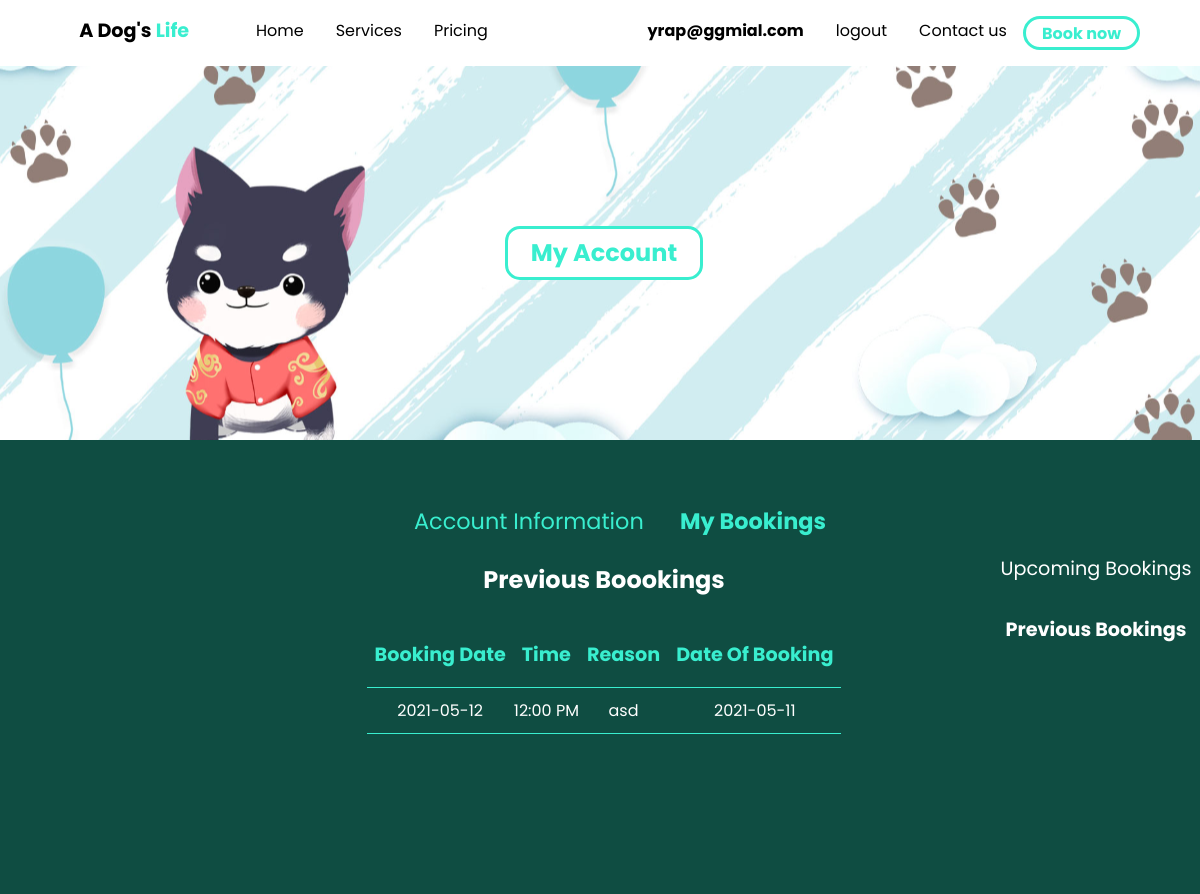
Page /php/account/prevBookings.php (signed in) on the committed database.
### tables this page shows
CREATE TABLE `booking` (
  `id` int(4) NOT NULL,
  `name` varchar(20) NOT NULL,
  `surname` varchar(20) NOT NULL,
  `email` varchar(20) NOT NULL,
  `Pnumber` varchar(12) NOT NULL,
  `bookedDate` date NOT NULL,
  `time` time NOT NULL,
  `reason` varchar(50) NOT NULL,
  `dateOfBooking` date DEFAULT NULL
);

### php/account/prevBookings.php (the view, shortened to what this page needs)
<?php
require_once("../../db/db_connect.php");
$email = $_SESSION['email'];
$bookingQuery = "SELECT * FROM booking WHERE email = '$email' ORDER BY bookedDate, time  ASC";
    $result = mysqli_query($db, $bookingQuery);
    $passedBookings = array();
    $today = strtotime("today");
    if ($result->num_rows > 0) {
        while($row = $result->fetch_assoc()) {
            $date = $row['bookedDate'];
            $bookedDate = strtotime($date);
            if ($bookedDate < $today) {
                array_push($passedBookings, $row);
            }
        }
    } else {
        $emptyArray = "No bookings were found.";
    }
?>
<!DOCTYPE html>
<html lang="en">
<head>
    <link rel="stylesheet" href="../../css/account/account.css">
</head>
<body>
    <div class="navbar" id="home">
        <div class="container">
            <a class="logo" href="../home.php">A Dog's <span>Life</span></a>
            <nav>
                <ul class="primary-nav">
                    <li><a href="../home.php">Home</a></li>
                    <li><a href="../services.php">Services</a></li>
                    <li><a href="../pricing.php">Pricing</a></li>
                </ul>
                <ul class="secondary-nav">
                  <?php if(isset($_SESSION['email'])) : ?>
                      <li><strong><a href="account-main.php"><?php echo $_SESSION['email']; ?></a></strong></li>
                      <li><a href="../home.php?logout='1'">logout</a></li>
                  <?php else : ?>
                      <li><a href="../loginform.php">Log In</a></li>
                      <li><a href="../registerform.php">Register</a></li>
                  <?php endif; ?>
                  <li><a href="#contact-us">Contact us</a></li>
                  <li class="book-cta"><a href="../booking.php">Book now</a></li>
                </ul>
            </nav>
        </div>
    </div>
    <section class="main-banner">
        <div class="container">
            <div class="center">
                <h1>My Account</h1>
            </div>
        </div>
    </section>
    <section class="account-sec">
        <div class="container">
            <div class="nav">
                <ul>
                    <li><a href="account-main.php" id="first-li">Account Information</a></li>
                    <li><strong><a href="comBookings.php">My Bookings</a></strong></li>
                </ul>
            </div>
            <div class="nav-right">
                <ul>
                    <li><a href="comBookings.php">Upcoming Bookings</a></li>
                    <li><strong><a href="prevBookings.php">Previous Bookings</a></strong></li>
                </ul>
            </div>
            <div class="main-box">
                <h2>Previous Boookings</h2>
                <div style="overflow-x:auto;">
                    <table id="Booking-information">
                        <tr>
                            <th scope="col">Booking Date</th>
                            <th scope="col">Time</th>
                            <th scope="col">Reason</th>
                            <th scope="col">Date Of Booking</th>
                        </tr>
                        <?php if(!isset($emptyArray)) : ?>
                            <?php foreach($passedBookings as $key=>$val){ ?>
                                <tr>
                                    <td><?php echo $val['bookedDate']; ?></td>
                                    <td><?php echo date('H:i A', strtotime($val['time']));?></td>
                                    <td><?php echo $val['reason']; ?></td>
                                    <td><?php echo $val['dateOfBooking']; ?></td>
                                </tr>
                            <?php } ?>
                        <?php else : ?>
                            <caption><?php echo $emptyArray; ?></caption>
                        <?php endif ;?>
                    </table>
                </div>
            </div>
        </div>
    </section>
</body>
</html>

### css/account/account.css (style rules this page uses)
:root { --primary-color: #39EECF; --secondary-color: #0f4d42; }
body { font-family: "Poppins"; background: #E2E2E2; margin: 0; }
.navbar { background-color: white; padding: 1em; }
.navbar .logo { font-weight: bold; font-size: 1.2em; margin-left: 1em; color: black; width: 120px; }
.navbar .logo span { color: var(--primary-color); }
.navbar nav { display: none; }
.navbar .container { display: -webkit-box; display: -ms-flexbox; display: flex; place-content: space-between; }
a { text-decoration: none; }
ul { list-style-type: none; margin: 0; padding: 0; }
section { padding: 5em 2em; }
.main-banner { background: url("../../resources/assets/Services banner.svg") no-repeat; background-size: cover; background-position: center; text-align: center; }
.main-banner h1 { text-align: center; margin: auto; background: white; width: 8em; line-height: 2em; border: solid var(--primary-color); border-radius: 15px; color: var(--primary-color); }
.account-sec { background-color: var(--secondary-color); padding-top: 4em; padding-bottom: 70px h1; padding-bottom-text-align: center; padding-bottom-color: white; padding-bottom-font-weight: bold; padding-bottom-font-size: 2em; padding-bottom-margin-bottom: 2em; }
.account-sec .nav ul { float: center; text-align: center; }
.account-sec .nav ul li { display: inline-block; margin-left: 2em; }
.account-sec .nav ul li a { color: var(--primary-color); font-size: 1.4em; }
.account-sec .nav-right { position: relative; float: right; }
.account-sec .nav-right ul { position: absolute; display: block; right: -4em; top: 1em; }
.account-sec .nav-right ul li { margin-bottom: 2em; text-align: center; width: 14em; }
.account-sec .nav-right ul a { color: white; font-size: 1.2em; }
.account-sec .main-box { color: white; }
.account-sec .main-box h2 { width: -webkit-fit-content; width: -moz-fit-content; width: fit-content; margin: 1em auto; }
.account-sec .main-box table { text-align: center; margin: auto; border-collapse: collapse; }
.account-sec .main-box table th, .account-sec .main-box table td { padding: 8px; border-bottom: 1px solid var(--primary-color); }
.account-sec .main-box table td { padding: 10px 0; color: white; }
.account-sec .main-box table th { color: var(--primary-color); font-size: 1.2em; height: 50px; }
.account-sec .main-box table tr { margin-right: 2em; }
nav { position: fixed; z-index: 500; width: 60%; right: 0; top: 0; background: var(--secondary-color); display: block; height: 100vh; padding: 1em; }
nav ul.primary-nav { margin-top: 5em; }
nav li a { color: white; display: block; padding: .6em; font-size: 1.2em; text-align: right; }
@media only screen and (min-width: 768px) { .navbar .container { display: -ms-grid; display: grid; -ms-grid-columns: 180px auto; grid-template-columns: 180px auto; -webkit-box-pack: unset; -ms-flex-pack: unset; justify-content: unset; } }
@media only screen and (min-width: 768px) { .navbar nav { display: -webkit-box; display: -ms-flexbox; display: flex; -webkit-box-pack: justify; -ms-flex-pack: justify; justify-content: space-between; position: unset; height: auto; background: none; height: auto; width: 100%; padding: 0; } }
@media only screen and (min-width: 768px) { .navbar nav ul { display: -webkit-box; display: -ms-flexbox; display: flex; } }
@media only screen and (min-width: 768px) { .navbar nav a { color: black; font-size: 1em; padding: .1em 1em; } }
@media only screen and (min-width: 768px) { .navbar nav ul.primary-nav { margin: 0; } }
@media only screen and (min-width: 768px) { .navbar nav li.book-cta a { font-weight: bold; border: solid var(--primary-color); border-radius: 5em; color: var(--primary-color); } }
@media only screen and (min-width: 1080px) { .container { width: 1080px; margin: 0 auto; } }
@media only screen and (min-width: 1080px) { section { padding: 10em 4em; } }

### rows in the picture
booking: bookedDate "2021-05-12", time "12:00 PM", reason "asd", dateOfBooking "2021-05-11"

### other values in the picture
$_SESSION['email'] "yrap@ggmial.com"
